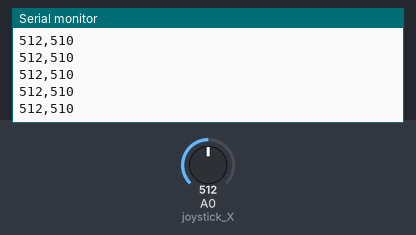
The sketch below on a simulated Arduino Uno, built with avr-gcc and run on an emulated ATmega328P. On the bench: the last lines printed to the serial monitor. The inputs (shaded band) are chosen by the test bench; at power-on: A0 (joystick_X) = 512.

Above: at 1.2 s.
1.3 s: A0 (joystick_X) set to 716
At 2.0 s:
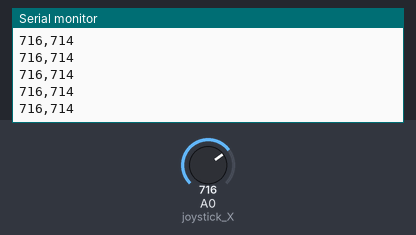
4.3 s: A0 (joystick_X) set to 900
At 5.3 s:
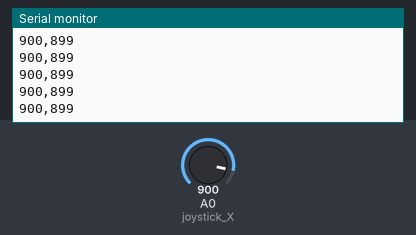
Timing chart, 0 to 7.3 s (numbered marks = the images above; inputs shaded):
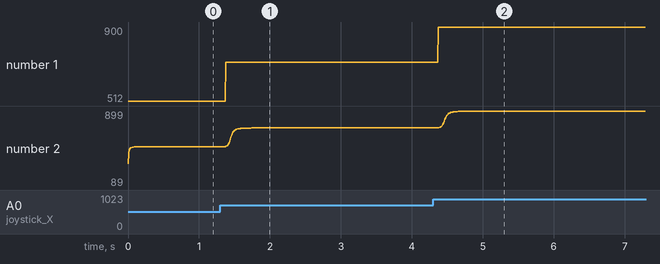

Measured:
- after the input at 1.3 s, the serial monitor: prints a new line after 0.08 s (image 1)
- after the input at 4.3 s, the serial monitor: prints a new line after 0.07 s (image 2)
- plotted number 1: 512 → 716 after the input at 1.3 s, 716 → 900 after the input at 4.3 s
- plotted number 2: 510 → 715 after the input at 1.3 s, 715 → 89 after the input at 4.3 s

The sketch:

3_KalmanFilter_Joystick_solved.ino
```cpp
#include <SimpleKalmanFilter.h>

#define MAX_JOYSTICK 1023
#define MIN_JOYSTICK 0

#define MAPVALUE 100

// ------- Kalman Filter -------- //
//Measurement Uncertainty - How much do we expect to our measurement vary
#define kalman_measure 300

//Estimation Uncertainty - Can be initilized with the same value as e_mea since the kalman filter will adjust its value
#define kalman_estimation 500

//Process Variance - usually a small number between 0.001 and 1 - how fast your measurement moves. Recommended 0.01. Should be tunned to your needs.
#define kalman_variance 1

SimpleKalmanFilter XFilter(kalman_measure, kalman_estimation, kalman_variance);

int joystick_X = A0;

int filteroffset( int value ){
  int sensor_offset = 20;
  int filter = value;
  if ( value > ( MAX_JOYSTICK/2 - sensor_offset) && value < ( MAX_JOYSTICK/2 + sensor_offset) ){
    filter = MAX_JOYSTICK/2;
  }
  return filter;
}

void setup() {
  Serial.begin(9600);
}

void loop() {
  int valueX = analogRead( joystick_X );
  int valueX_Filtered = filteroffset( valueX );

  int estimated_value = XFilter.updateEstimate( valueX_Filtered );

  Serial.print( valueX );
  Serial.print( "," );
  Serial.println( estimated_value );
}
```
